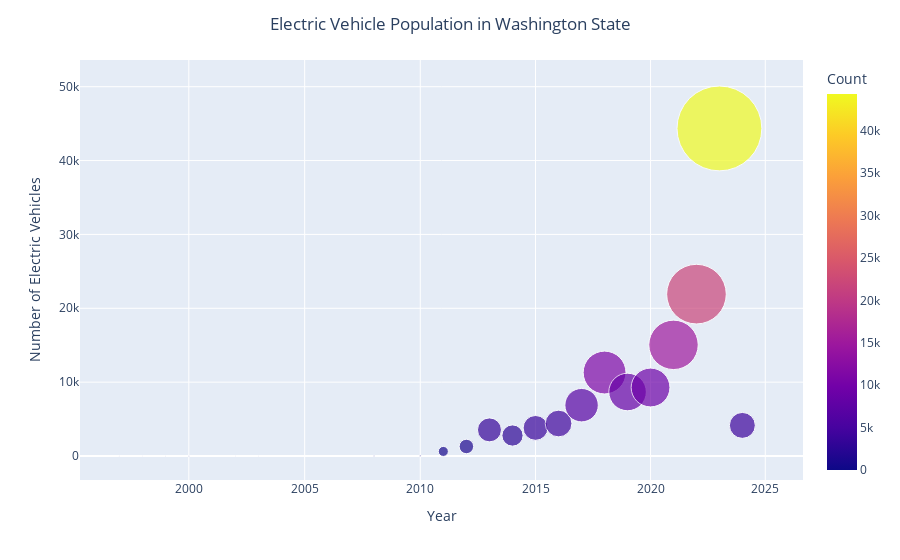

Write notebook code for a chart like this one.
### Markdown cell above
# Bubble Chart

### Code cell
# Convert 'Model Year' to datetime format
e_vehicle_by_year = clean_e_vehicle_df.copy()
e_vehicle_by_year['Model Year'] = pd.to_datetime(e_vehicle_by_year['Model Year'].astype(str), format='%Y')

# Extract the year from the datetime object
e_vehicle_by_year.loc[:, 'Year'] = e_vehicle_by_year['Model Year'].dt.year

# Group the data by 'Year' and count the number of electric vehicles for each year
ev_count_by_year = e_vehicle_by_year.groupby('Year').size()

# Reset the index of the dataframe
ev_count_by_year = ev_count_by_year.reset_index(name='Count')

# Bubble chart
fig = px.scatter(ev_count_by_year, x='Year', y='Count', size='Count', color='Count', hover_name='Count', log_x=True, size_max=60)
fig.update_layout(xaxis_title='Year', yaxis_title='Number of Electric Vehicles', title='Electric Vehicle Population in Washington State', title_x=0.5)

### Figure 1 — Plotly figure (JSON) as saved in the notebook; plotly's stock layout.template omitted (floating-point values rounded to 4 significant figures)
{"data": [{"hovertemplate": "<b>%{hovertext}</b><br><br>Year=%{x}<br>Count=%{marker.color}<extra></extra>", "hovertext": [1, 1, 2, 7, 1, 1, 14, 19, 620, 1290, 3536, 2772, 3804, 4400, 6882, 11301, 8669, 9274, 15050, 21916, 44350, 4145], "legendgroup": "", "marker": {"color": [1, 1, 2, 7, 1, 1, 14, 19, 620, 1290, 3536, 2772, 3804, 4400, 6882, 11301, 8669, 9274, 15050, 21916, 44350, 4145], "coloraxis": "coloraxis", "size": [1, 1, 2, 7, 1, 1, 14, 19, 620, 1290, 3536, 2772, 3804, 4400, 6882, 11301, 8669, 9274, 15050, 21916, 44350, 4145], "sizemode": "area", "sizeref": 12.32, "symbol": "circle"}, "mode": "markers", "name": "", "orientation": "v", "showlegend": false, "type": "scatter", "x": [1997, 1998, 1999, 2000, 2002, 2003, 2008, 2010, 2011, 2012, 2013, 2014, 2015, 2016, 2017, 2018, 2019, 2020, 2021, 2022, 2023, 2024], "xaxis": "x", "y": [1, 1, 2, 7, 1, 1, 14, 19, 620, 1290, 3536, 2772, 3804, 4400, 6882, 11301, 8669, 9274, 15050, 21916, 44350, 4145], "yaxis": "y"}], "layout": {"coloraxis": {"colorbar": {"title": {"text": "Count"}}, "colorscale": [[0, "#0d0887"], [0.1111, "#46039f"], [0.2222, "#7201a8"], [0.3333, "#9c179e"], [0.4444, "#bd3786"], [0.5556, "#d8576b"], [0.6667, "#ed7953"], [0.7778, "#fb9f3a"], [0.8889, "#fdca26"], [1, "#f0f921"]]}, "legend": {"itemsizing": "constant", "tracegroupgap": 0}, "margin": {"t": 60}, "title": {"text": "Electric Vehicle Population in Washington State", "x": 0.5}, "xaxis": {"anchor": "y", "domain": [0, 1], "title": {"text": "Year"}, "type": "log"}, "yaxis": {"anchor": "x", "domain": [0, 1], "title": {"text": "Number of Electric Vehicles"}}}}
